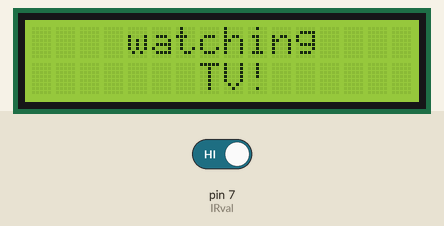
A program run on a simulated Raspberry Pi (header pin numbers). Shown: 16×2 character LCD. The inputs (shaded band) are chosen by the test bench; at power-on: pin 7 (IRval) HIGH. Library files of the repository ran but are not shown: LCD1602.py.

Above: at 0.2 s.
1.3 s: pin 7 (IRval) driven LOW
At 2.8 s:
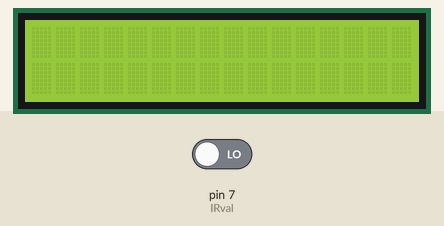
8.1 s: pin 7 (IRval) driven HIGH
Timing chart, 0 to 11.1 s (numbered marks = the images above; inputs shaded):
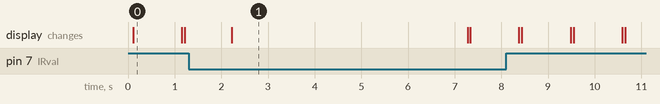

The program:

02_smartTV.py
```python
import time
import smbus
import LCD1602
#import wiringpi as wire
import RPi.GPIO as GPIO

IRval=7
GPIO.setmode(GPIO.BOARD)
GPIO.setup(IRval,GPIO.IN)
#LCD1602.init(0x27, 1)

while 1:
    LCD1602.init(0x27, 1)
    LCD1602.write(4, 0, 'watching')
    LCD1602.write(7, 1, 'TV!')
    time.sleep(1)
    if (GPIO.input(IRval)==0):
        #LCD1602.write(0, 0, 'watching TV~~')
        LCD1602.clear()
        time.sleep(5)

GPIO.cleanup()
```

Measured:
- what the display in image 0 shows lasts 1.1 s, from 0.1 s to 1.2 s
- what the display in image 1 shows lasts 5.1 s, from 2.2 s to 7.3 s
